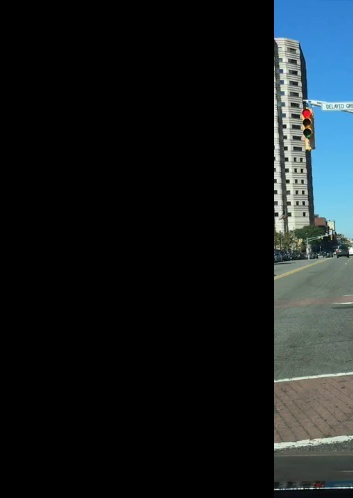
#> input picture deteccion_desalineamiento/diferencia.jpg, 353 x 498 px, found by its file name
$ python ancho.py
#> lines starting #> are read from the running program, lines starting #| are printed output that depends on the picture; after the words box and inside, x2 and y2 are one past the last pixel; in counts of white or black regions, pixels touching at a corner belong together


import cv2
import numpy as np
from sklearn.cluster import KMeans

# Función para realizar K-means y obtener la imagen filtrada con 2 áreas bien diferenciadas
def obtener_imagen_filtrada(img):
    # Convertir la imagen a un array de 2 dimensiones
    datos = img.reshape((-1, 3))

    # Aplicar K-means con 2 clusters
    kmeans = KMeans(n_clusters=2, random_state=0).fit(datos)
    etiquetas = kmeans.labels_
    centros = kmeans.cluster_centers_

    # Crear una imagen filtrada con los centros de los clusters
    img_filtrada = centros[etiquetas].reshape(img.shape).astype(np.uint8)

    return img_filtrada

# Función para encontrar las líneas rectas del rectángulo
def encontrar_rectangulo(mascara):
    # Encontrar contornos en la máscara
    contornos, _ = cv2.findContours(mascara.astype(np.uint8), cv2.RETR_EXTERNAL, cv2.CHAIN_APPROX_SIMPLE)

    # Asumimos que el contorno más grande es el rectángulo negro
    contorno_mayor = max(contornos, key=cv2.contourArea)

    # Obtener el rectángulo delimitador
    x, y, ancho, alto = cv2.boundingRect(contorno_mayor)

    return x, y, ancho, alto

# Cargar la imagen de prueba
img = cv2.imread("/media/sf_sharedVBOX/yolov5-opencv-cpp-python-main/python/diferencia.jpg")
#> img is the input picture: shape (498, 353, 3); mean B, G, R 30.7, 28.4, 22.4


# Verificar que la imagen se haya cargado correctamente
if img is None:
    print("Error al cargar la imagen. Verifica la ruta del archivo.")
else:
    # Obtener la imagen filtrada utilizando K-means
    img_filtrada = obtener_imagen_filtrada(img)
#> in obtener_imagen_filtrada, `centros = kmeans.cluster_centers_`: centros = [[2.03, 2.15, 1.82], [152.8, 140.3, 110.4]]
#> in obtener_imagen_filtrada, `img_filtrada = centros[etiquetas].reshape(img.shape).astype(np.uint8)`:
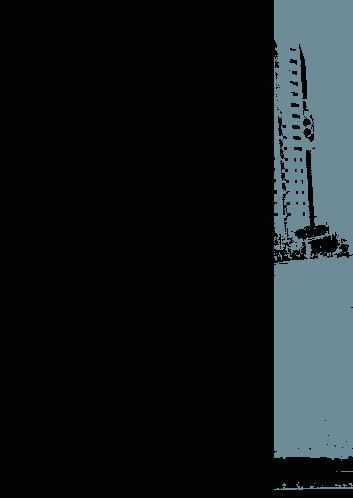
#> img_filtrada: shape (498, 353, 3); mean B, G, R 30.5, 28.2, 21.7

    # Convertir la imagen filtrada a escala de grises
    img_filtrada_gris = cv2.cvtColor(img_filtrada, cv2.COLOR_BGR2GRAY)
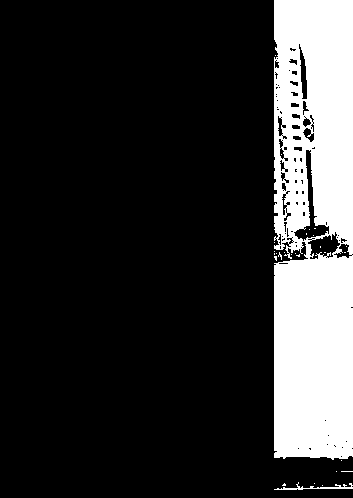
#> img_filtrada_gris: shape (498, 353); values 2 (black) and 132 (white), 19% white; 28 white regions (26 under 20 px), largest, box (x1, y1, x2, y2) and area: (274, 0, 353, 460) 33116, (274, 482, 353, 490) 184

    # Aplicar umbral para obtener una máscara binaria
    _, mascara_binaria = cv2.threshold(img_filtrada_gris, 127, 255, cv2.THRESH_BINARY)
#> mascara_binaria: shape (498, 353); 19% white; 28 white regions (26 under 20 px)

    # Encontrar las líneas rectas del rectángulo negro
    x, y, ancho, alto = encontrar_rectangulo(mascara_binaria)
#> in encontrar_rectangulo, `contornos, _ = cv2.findContours(mascara.astype(np.uint8), cv2.RETR_EXT..`: contornos = 19 contours, 17 with area under 20; largest, box (x1, y1, x2, y2) and area: (274, 0, 353, 460) 35017, (274, 482, 353, 490) 84
#> in encontrar_rectangulo, `contorno_mayor = max(contornos, key=cv2.contourArea)`: contorno_mayor = contour of 236 points, box (x1, y1, x2, y2) (274, 0, 353, 460), area 35017
#> in encontrar_rectangulo, `x, y, ancho, alto = cv2.boundingRect(contorno_mayor)`: x = 274; y = 0; ancho = 79; alto = 460
#> x = 274; y = 0; ancho = 79; alto = 460

    # Dibujar el rectángulo en la imagen original
    img_rectangulo = img.copy()
    cv2.rectangle(img_rectangulo, (x, y), (x + ancho, y + alto), (0, 255, 0), 3)
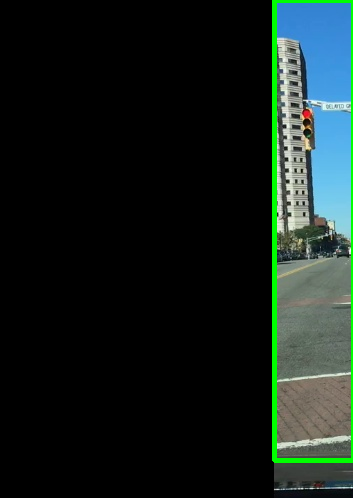
#> img_rectangulo: shape (498, 353, 3); 2.18% of pixels changed, all inside (x1, y1, x2, y2) = (272, 0, 353, 463)


    print(f"Ancho deslineado = {ancho}")
#| Ancho deslineado = 79

    cv2.waitKey(0)
    cv2.destroyAllWindows()
